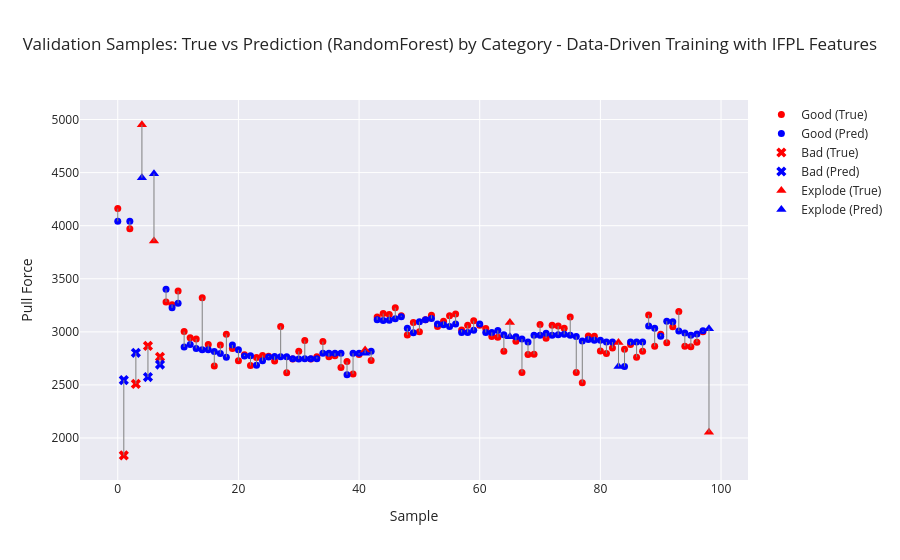

Here is the notebook cell this chart was saved with:
### Markdown cell above
# Check Validation Data

### Code cell
# Category array (must be aligned with y_dev)
categories = dev_df.groupby("Sample ID")["Category"].first().values

plot_visualizer(
    true_vals=y_dev,
    pred_vals=predictions,
    categories=categories,
    title=f"Validation Samples: True vs Prediction ({model}) by Category - Data-Driven Training with IFPL Features"
)

### Figure 1 — Plotly figure (JSON) as saved in the notebook; plotly's stock layout.template omitted (floating-point values rounded to 4 significant figures)
{"data": [{"marker": {"color": "red", "size": 7, "symbol": "circle"}, "mode": "markers", "name": "Good (True)", "type": "scatter", "x": [0, 2, 8, 9, 10, 11, 12, 13, 14, 15, 16, 17, 18, 19, 20, 21, 22, 23, 24, 25, 26, 27, 28, 29, 30, 31, 32, 33, 34, 35, 36, 37, 38, 39, 40, 42, 43, 44, 45, 46, 47, 48, 49, 50, 51, 52, 53, 54, 55, 56, 57, 58, 59, 60, 61, 62, 63, 64, 66, 67, 68, 69, 70, 71, 72, 73, 74, 75, 76, 77, 78, 79, 80, 81, 82, 84, 85, 86, 87, 88, 89, 90, 91, 92, 93, 94, 95, 96, 97], "y": [4161.0, 3970.0, 3281.0, 3256.0, 3385.0, 3002.0, 2944.0, 2932.0, 3321.0, 2882.0, 2679.0, 2877.0, 2976.0, 2843.0, 2727.0, 2784.0, 2683.0, 2758.0, 2778.0, 2770.0, 2726.0, 3052.0, 2614.0, 2744.0, 2816.0, 2919.0, 2744.0, 2765.0, 2909.0, 2766.0, 2775.0, 2665.0, 2720.0, 2604.0, 2787.0, 2730.0, 3141.0, 3173.0, 3163.0, 3227.0, 3152.0, 2970.0, 3089.0, 3002.0, 3113.0, 3156.0, 3051.0, 3099.0, 3153.0, 3169.0, 3017.0, 3061.0, 3105.0, 3062.0, 3031.0, 2956.0, 2948.0, 2818.0, 2910.0, 2617.0, 2787.0, 2788.0, 3070.0, 2940.0, 3061.0, 3054.0, 3033.0, 3139.0, 2617.0, 2522.0, 2961.0, 2958.0, 2821.0, 2796.0, 2849.0, 2837.0, 2880.0, 2760.0, 2818.0, 3159.0, 2864.0, 2977.0, 2898.0, 3048.0, 3193.0, 2866.0, 2861.0, 2903.0, 3001.0]}, {"marker": {"color": "blue", "size": 7, "symbol": "circle"}, "mode": "markers", "name": "Good (Pred)", "type": "scatter", "x": [0, 2, 8, 9, 10, 11, 12, 13, 14, 15, 16, 17, 18, 19, 20, 21, 22, 23, 24, 25, 26, 27, 28, 29, 30, 31, 32, 33, 34, 35, 36, 37, 38, 39, 40, 42, 43, 44, 45, 46, 47, 48, 49, 50, 51, 52, 53, 54, 55, 56, 57, 58, 59, 60, 61, 62, 63, 64, 66, 67, 68, 69, 70, 71, 72, 73, 74, 75, 76, 77, 78, 79, 80, 81, 82, 84, 85, 86, 87, 88, 89, 90, 91, 92, 93, 94, 95, 96, 97], "y": [4041.0, 4041.0, 3401.0, 3226.0, 3269.0, 2857.0, 2882.0, 2844.0, 2832.0, 2831.0, 2814.0, 2795.0, 2761.0, 2876.0, 2831.0, 2773.0, 2774.0, 2685.0, 2727.0, 2763.0, 2769.0, 2765.0, 2765.0, 2747.0, 2745.0, 2747.0, 2747.0, 2747.0, 2798.0, 2798.0, 2798.0, 2798.0, 2596.0, 2798.0, 2798.0, 2818.0, 3114.0, 3108.0, 3109.0, 3124.0, 3142.0, 3034.0, 2992.0, 3096.0, 3114.0, 3126.0, 3075.0, 3066.0, 3051.0, 3075.0, 2995.0, 2995.0, 3014.0, 3075.0, 2995.0, 2995.0, 3013.0, 2974.0, 2954.0, 2932.0, 2903.0, 2968.0, 2968.0, 2988.0, 2968.0, 2973.0, 2976.0, 2968.0, 2956.0, 2913.0, 2927.0, 2921.0, 2921.0, 2904.0, 2904.0, 2674.0, 2904.0, 2904.0, 2904.0, 3055.0, 3034.0, 2959.0, 3101.0, 3094.0, 3008.0, 2988.0, 2967.0, 2980.0, 3010.0]}, {"marker": {"color": "red", "size": 9, "symbol": "x"}, "mode": "markers", "name": "Bad (True)", "type": "scatter", "x": [1, 3, 5, 7], "y": [1836.0, 2510.0, 2867.0, 2764.0]}, {"marker": {"color": "blue", "size": 9, "symbol": "x"}, "mode": "markers", "name": "Bad (Pred)", "type": "scatter", "x": [1, 3, 5, 7], "y": [2545.0, 2803.0, 2574.0, 2692.0]}, {"marker": {"color": "red", "size": 9, "symbol": "triangle-up"}, "mode": "markers", "name": "Explode (True)", "type": "scatter", "x": [4, 6, 41, 65, 83, 98], "y": [4952.0, 3856.0, 2830.0, 3089.0, 2899.0, 2054.0]}, {"marker": {"color": "blue", "size": 9, "symbol": "triangle-up"}, "mode": "markers", "name": "Explode (Pred)", "type": "scatter", "x": [4, 6, 41, 65, 83, 98], "y": [4452.0, 4490.0, 2798.0, 2954.0, 2674.0, 3029.0]}, {"line": {"color": "gray", "width": 1}, "mode": "lines", "showlegend": false, "type": "scatter", "x": [0, 0], "y": [4161.0, 4041.0]}, {"line": {"color": "gray", "width": 1}, "mode": "lines", "showlegend": false, "type": "scatter", "x": [1, 1], "y": [1836.0, 2545.0]}, {"line": {"color": "gray", "width": 1}, "mode": "lines", "showlegend": false, "type": "scatter", "x": [2, 2], "y": [3970.0, 4041.0]}, {"line": {"color": "gray", "width": 1}, "mode": "lines", "showlegend": false, "type": "scatter", "x": [3, 3], "y": [2510.0, 2803.0]}, {"line": {"color": "gray", "width": 1}, "mode": "lines", "showlegend": false, "type": "scatter", "x": [4, 4], "y": [4952, 4452.0]}, {"line": {"color": "gray", "width": 1}, "mode": "lines", "showlegend": false, "type": "scatter", "x": [5, 5], "y": [2867.0, 2574.0]}, {"line": {"color": "gray", "width": 1}, "mode": "lines", "showlegend": false, "type": "scatter", "x": [6, 6], "y": [3856.0, 4490.0]}, {"line": {"color": "gray", "width": 1}, "mode": "lines", "showlegend": false, "type": "scatter", "x": [7, 7], "y": [2764.0, 2692.0]}, {"line": {"color": "gray", "width": 1}, "mode": "lines", "showlegend": false, "type": "scatter", "x": [8, 8], "y": [3281.0, 3401.0]}, {"line": {"color": "gray", "width": 1}, "mode": "lines", "showlegend": false, "type": "scatter", "x": [9, 9], "y": [3256.0, 3226.0]}, {"line": {"color": "gray", "width": 1}, "mode": "lines", "showlegend": false, "type": "scatter", "x": [10, 10], "y": [3385.0, 3269.0]}, {"line": {"color": "gray", "width": 1}, "mode": "lines", "showlegend": false, "type": "scatter", "x": [11, 11], "y": [3002.0, 2857.0]}, {"line": {"color": "gray", "width": 1}, "mode": "lines", "showlegend": false, "type": "scatter", "x": [12, 12], "y": [2944.0, 2882.0]}, {"line": {"color": "gray", "width": 1}, "mode": "lines", "showlegend": false, "type": "scatter", "x": [13, 13], "y": [2932.0, 2844.0]}, {"line": {"color": "gray", "width": 1}, "mode": "lines", "showlegend": false, "type": "scatter", "x": [14, 14], "y": [3321.0, 2832.0]}, {"line": {"color": "gray", "width": 1}, "mode": "lines", "showlegend": false, "type": "scatter", "x": [15, 15], "y": [2882.0, 2831.0]}, {"line": {"color": "gray", "width": 1}, "mode": "lines", "showlegend": false, "type": "scatter", "x": [16, 16], "y": [2679.0, 2814.0]}, {"line": {"color": "gray", "width": 1}, "mode": "lines", "showlegend": false, "type": "scatter", "x": [17, 17], "y": [2877.0, 2795.0]}, {"line": {"color": "gray", "width": 1}, "mode": "lines", "showlegend": false, "type": "scatter", "x": [18, 18], "y": [2976.0, 2761.0]}, {"line": {"color": "gray", "width": 1}, "mode": "lines", "showlegend": false, "type": "scatter", "x": [19, 19], "y": [2843.0, 2876.0]}, {"line": {"color": "gray", "width": 1}, "mode": "lines", "showlegend": false, "type": "scatter", "x": [20, 20], "y": [2727.0, 2831.0]}, {"line": {"color": "gray", "width": 1}, "mode": "lines", "showlegend": false, "type": "scatter", "x": [21, 21], "y": [2784.0, 2773.0]}, {"line": {"color": "gray", "width": 1}, "mode": "lines", "showlegend": false, "type": "scatter", "x": [22, 22], "y": [2683.0, 2774.0]}, {"line": {"color": "gray", "width": 1}, "mode": "lines", "showlegend": false, "type": "scatter", "x": [23, 23], "y": [2758.0, 2685.0]}, {"line": {"color": "gray", "width": 1}, "mode": "lines", "showlegend": false, "type": "scatter", "x": [24, 24], "y": [2778.0, 2727.0]}, {"line": {"color": "gray", "width": 1}, "mode": "lines", "showlegend": false, "type": "scatter", "x": [25, 25], "y": [2770, 2763.0]}, {"line": {"color": "gray", "width": 1}, "mode": "lines", "showlegend": false, "type": "scatter", "x": [26, 26], "y": [2726.0, 2769.0]}, {"line": {"color": "gray", "width": 1}, "mode": "lines", "showlegend": false, "type": "scatter", "x": [27, 27], "y": [3052.0, 2765.0]}, {"line": {"color": "gray", "width": 1}, "mode": "lines", "showlegend": false, "type": "scatter", "x": [28, 28], "y": [2614.0, 2765.0]}, {"line": {"color": "gray", "width": 1}, "mode": "lines", "showlegend": false, "type": "scatter", "x": [29, 29], "y": [2744.0, 2747.0]}, {"line": {"color": "gray", "width": 1}, "mode": "lines", "showlegend": false, "type": "scatter", "x": [30, 30], "y": [2816.0, 2745.0]}, {"line": {"color": "gray", "width": 1}, "mode": "lines", "showlegend": false, "type": "scatter", "x": [31, 31], "y": [2919.0, 2747.0]}, {"line": {"color": "gray", "width": 1}, "mode": "lines", "showlegend": false, "type": "scatter", "x": [32, 32], "y": [2744.0, 2747.0]}, {"line": {"color": "gray", "width": 1}, "mode": "lines", "showlegend": false, "type": "scatter", "x": [33, 33], "y": [2765, 2747.0]}, {"line": {"color": "gray", "width": 1}, "mode": "lines", "showlegend": false, "type": "scatter", "x": [34, 34], "y": [2909.0, 2798.0]}, {"line": {"color": "gray", "width": 1}, "mode": "lines", "showlegend": false, "type": "scatter", "x": [35, 35], "y": [2766.0, 2798.0]}, {"line": {"color": "gray", "width": 1}, "mode": "lines", "showlegend": false, "type": "scatter", "x": [36, 36], "y": [2775.0, 2798.0]}, {"line": {"color": "gray", "width": 1}, "mode": "lines", "showlegend": false, "type": "scatter", "x": [37, 37], "y": [2665.0, 2798.0]}, {"line": {"color": "gray", "width": 1}, "mode": "lines", "showlegend": false, "type": "scatter", "x": [38, 38], "y": [2720.0, 2596.0]}, {"line": {"color": "gray", "width": 1}, "mode": "lines", "showlegend": false, "type": "scatter", "x": [39, 39], "y": [2604.0, 2798.0]}, {"line": {"color": "gray", "width": 1}, "mode": "lines", "showlegend": false, "type": "scatter", "x": [40, 40], "y": [2787.0, 2798.0]}, {"line": {"color": "gray", "width": 1}, "mode": "lines", "showlegend": false, "type": "scatter", "x": [41, 41], "y": [2830.0, 2798.0]}, {"line": {"color": "gray", "width": 1}, "mode": "lines", "showlegend": false, "type": "scatter", "x": [42, 42], "y": [2730.0, 2818.0]}, {"line": {"color": "gray", "width": 1}, "mode": "lines", "showlegend": false, "type": "scatter", "x": [43, 43], "y": [3141.0, 3114.0]}, {"line": {"color": "gray", "width": 1}, "mode": "lines", "showlegend": false, "type": "scatter", "x": [44, 44], "y": [3173.0, 3108.0]}, {"line": {"color": "gray", "width": 1}, "mode": "lines", "showlegend": false, "type": "scatter", "x": [45, 45], "y": [3163.0, 3109.0]}, {"line": {"color": "gray", "width": 1}, "mode": "lines", "showlegend": false, "type": "scatter", "x": [46, 46], "y": [3227.0, 3124.0]}, {"line": {"color": "gray", "width": 1}, "mode": "lines", "showlegend": false, "type": "scatter", "x": [47, 47], "y": [3152, 3142.0]}, {"line": {"color": "gray", "width": 1}, "mode": "lines", "showlegend": false, "type": "scatter", "x": [48, 48], "y": [2970.0, 3034.0]}, {"line": {"color": "gray", "width": 1}, "mode": "lines", "showlegend": false, "type": "scatter", "x": [49, 49], "y": [3089.0, 2992.0]}, {"line": {"color": "gray", "width": 1}, "mode": "lines", "showlegend": false, "type": "scatter", "x": [50, 50], "y": [3002.0, 3096.0]}, {"line": {"color": "gray", "width": 1}, "mode": "lines", "showlegend": false, "type": "scatter", "x": [51, 51], "y": [3113.0, 3114.0]}, {"line": {"color": "gray", "width": 1}, "mode": "lines", "showlegend": false, "type": "scatter", "x": [52, 52], "y": [3156.0, 3126.0]}, {"line": {"color": "gray", "width": 1}, "mode": "lines", "showlegend": false, "type": "scatter", "x": [53, 53], "y": [3051.0, 3075.0]}, {"line": {"color": "gray", "width": 1}, "mode": "lines", "showlegend": false, "type": "scatter", "x": [54, 54], "y": [3099.0, 3066.0]}, {"line": {"color": "gray", "width": 1}, "mode": "lines", "showlegend": false, "type": "scatter", "x": [55, 55], "y": [3153.0, 3051.0]}, {"line": {"color": "gray", "width": 1}, "mode": "lines", "showlegend": false, "type": "scatter", "x": [56, 56], "y": [3169.0, 3075.0]}, {"line": {"color": "gray", "width": 1}, "mode": "lines", "showlegend": false, "type": "scatter", "x": [57, 57], "y": [3017.0, 2995.0]}, {"line": {"color": "gray", "width": 1}, "mode": "lines", "showlegend": false, "type": "scatter", "x": [58, 58], "y": [3061.0, 2995.0]}, {"line": {"color": "gray", "width": 1}, "mode": "lines", "showlegend": false, "type": "scatter", "x": [59, 59], "y": [3105.0, 3014.0]}, {"line": {"color": "gray", "width": 1}, "mode": "lines", "showlegend": false, "type": "scatter", "x": [60, 60], "y": [3062.0, 3075.0]}, {"line": {"color": "gray", "width": 1}, "mode": "lines", "showlegend": false, "type": "scatter", "x": [61, 61], "y": [3031.0, 2995.0]}, {"line": {"color": "gray", "width": 1}, "mode": "lines", "showlegend": false, "type": "scatter", "x": [62, 62], "y": [2956.0, 2995.0]}, {"line": {"color": "gray", "width": 1}, "mode": "lines", "showlegend": false, "type": "scatter", "x": [63, 63], "y": [2948, 3013.0]}, {"line": {"color": "gray", "width": 1}, "mode": "lines", "showlegend": false, "type": "scatter", "x": [64, 64], "y": [2818.0, 2974.0]}, {"line": {"color": "gray", "width": 1}, "mode": "lines", "showlegend": false, "type": "scatter", "x": [65, 65], "y": [3089.0, 2954.0]}, {"line": {"color": "gray", "width": 1}, "mode": "lines", "showlegend": false, "type": "scatter", "x": [66, 66], "y": [2910.0, 2954.0]}, {"line": {"color": "gray", "width": 1}, "mode": "lines", "showlegend": false, "type": "scatter", "x": [67, 67], "y": [2617.0, 2932.0]}, {"line": {"color": "gray", "width": 1}, "mode": "lines", "showlegend": false, "type": "scatter", "x": [68, 68], "y": [2787.0, 2903.0]}, {"line": {"color": "gray", "width": 1}, "mode": "lines", "showlegend": false, "type": "scatter", "x": [69, 69], "y": [2788.0, 2968.0]}, {"line": {"color": "gray", "width": 1}, "mode": "lines", "showlegend": false, "type": "scatter", "x": [70, 70], "y": [3070.0, 2968.0]}, {"line": {"color": "gray", "width": 1}, "mode": "lines", "showlegend": false, "type": "scatter", "x": [71, 71], "y": [2940.0, 2988.0]}, {"line": {"color": "gray", "width": 1}, "mode": "lines", "showlegend": false, "type": "scatter", "x": [72, 72], "y": [3061.0, 2968.0]}, {"line": {"color": "gray", "width": 1}, "mode": "lines", "showlegend": false, "type": "scatter", "x": [73, 73], "y": [3054.0, 2973.0]}, {"line": {"color": "gray", "width": 1}, "mode": "lines", "showlegend": false, "type": "scatter", "x": [74, 74], "y": [3033, 2976.0]}, {"line": {"color": "gray", "width": 1}, "mode": "lines", "showlegend": false, "type": "scatter", "x": [75, 75], "y": [3139.0, 2968.0]}, {"line": {"color": "gray", "width": 1}, "mode": "lines", "showlegend": false, "type": "scatter", "x": [76, 76], "y": [2617.0, 2956.0]}, {"line": {"color": "gray", "width": 1}, "mode": "lines", "showlegend": false, "type": "scatter", "x": [77, 77], "y": [2522.0, 2913.0]}, {"line": {"color": "gray", "width": 1}, "mode": "lines", "showlegend": false, "type": "scatter", "x": [78, 78], "y": [2961.0, 2927.0]}, {"line": {"color": "gray", "width": 1}, "mode": "lines", "showlegend": false, "type": "scatter", "x": [79, 79], "y": [2958.0, 2921.0]}, {"line": {"color": "gray", "width": 1}, "mode": "lines", "showlegend": false, "type": "scatter", "x": [80, 80], "y": [2821.0, 2921.0]}, {"line": {"color": "gray", "width": 1}, "mode": "lines", "showlegend": false, "type": "scatter", "x": [81, 81], "y": [2796.0, 2904.0]}, {"line": {"color": "gray", "width": 1}, "mode": "lines", "showlegend": false, "type": "scatter", "x": [82, 82], "y": [2849.0, 2904.0]}, {"line": {"color": "gray", "width": 1}, "mode": "lines", "showlegend": false, "type": "scatter", "x": [83, 83], "y": [2899, 2674.0]}, {"line": {"color": "gray", "width": 1}, "mode": "lines", "showlegend": false, "type": "scatter", "x": [84, 84], "y": [2837.0, 2674.0]}, {"line": {"color": "gray", "width": 1}, "mode": "lines", "showlegend": false, "type": "scatter", "x": [85, 85], "y": [2880.0, 2904.0]}, {"line": {"color": "gray", "width": 1}, "mode": "lines", "showlegend": false, "type": "scatter", "x": [86, 86], "y": [2760.0, 2904.0]}, {"line": {"color": "gray", "width": 1}, "mode": "lines", "showlegend": false, "type": "scatter", "x": [87, 87], "y": [2818.0, 2904.0]}, {"line": {"color": "gray", "width": 1}, "mode": "lines", "showlegend": false, "type": "scatter", "x": [88, 88], "y": [3159.0, 3055.0]}, {"line": {"color": "gray", "width": 1}, "mode": "lines", "showlegend": false, "type": "scatter", "x": [89, 89], "y": [2864.0, 3034.0]}, {"line": {"color": "gray", "width": 1}, "mode": "lines", "showlegend": false, "type": "scatter", "x": [90, 90], "y": [2977.0, 2959.0]}, {"line": {"color": "gray", "width": 1}, "mode": "lines", "showlegend": false, "type": "scatter", "x": [91, 91], "y": [2898.0, 3101.0]}, {"line": {"color": "gray", "width": 1}, "mode": "lines", "showlegend": false, "type": "scatter", "x": [92, 92], "y": [3048.0, 3094.0]}, {"line": {"color": "gray", "width": 1}, "mode": "lines", "showlegend": false, "type": "scatter", "x": [93, 93], "y": [3193.0, 3008.0]}, {"line": {"color": "gray", "width": 1}, "mode": "lines", "showlegend": false, "type": "scatter", "x": [94, 94], "y": [2866.0, 2988.0]}, {"line": {"color": "gray", "width": 1}, "mode": "lines", "showlegend": false, "type": "scatter", "x": [95, 95], "y": [2861.0, 2967.0]}, {"line": {"color": "gray", "width": 1}, "mode": "lines", "showlegend": false, "type": "scatter", "x": [96, 96], "y": [2903.0, 2980.0]}, {"line": {"color": "gray", "width": 1}, "mode": "lines", "showlegend": false, "type": "scatter", "x": [97, 97], "y": [3001.0, 3010.0]}, {"line": {"color": "gray", "width": 1}, "mode": "lines", "showlegend": false, "type": "scatter", "x": [98, 98], "y": [2054.0, 3029.0]}], "layout": {"title": {"text": "Validation Samples: True vs Prediction (RandomForest) by Category - Data-Driven Training with IFPL Features"}, "xaxis": {"title": {"text": "Sample"}}, "yaxis": {"title": {"text": "Pull Force"}}}}
